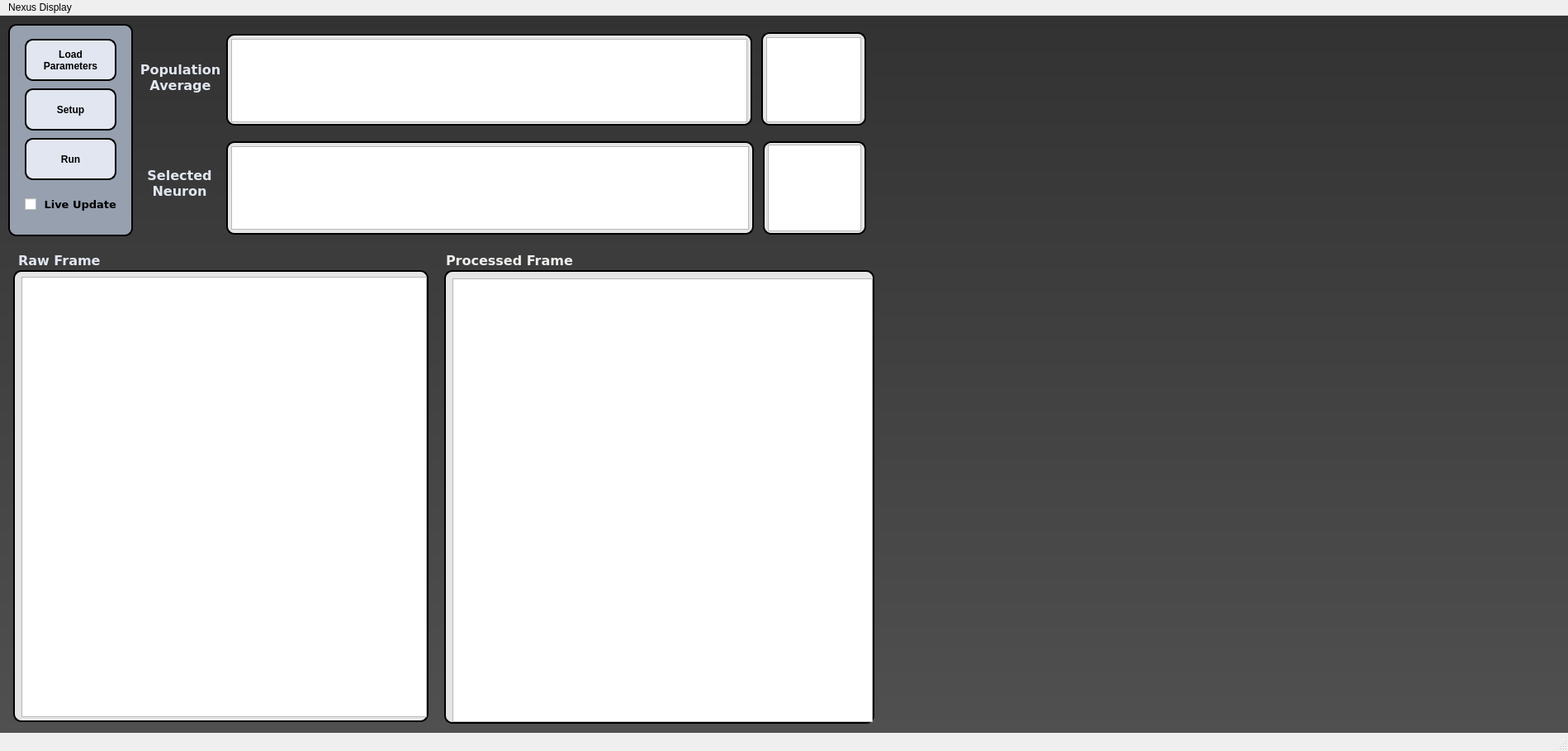
<?xml version="1.0" encoding="UTF-8"?>
<ui version="4.0">
 <class>MainWindow</class>
 <widget class="QMainWindow" name="MainWindow">
  <property name="geometry">
   <rect>
    <x>0</x>
    <y>0</y>
    <width>1899</width>
    <height>909</height>
   </rect>
  </property>
  <property name="windowTitle">
   <string>MainWindow</string>
  </property>
  <property name="styleSheet">
   <string notr="true">QMainWindow { background-color: 'blue'; }</string>
  </property>
  <widget class="QWidget" name="centralwidget">
   <property name="styleSheet">
    <string notr="true">#centralwidget { background-color: qlineargradient(spread:pad, x1:0, y1:0, x2:0, y2:1, stop:0 rgb(50, 50, 50), stop:1 rgba(80, 80, 80, 255)); }
#checkBox {color: black}
#label_2 {color: rgb(225, 230, 240)}
#label_3 {color: rgb(225, 230, 240)}
#label_4 {color: rgb(225, 230, 240)}
#label_5 {color: rgb(225, 230, 240)}
#frame {background-color: rgb(150, 160, 175);
border-style: outset;
border-width: 2px;
border-radius: 10px;
border-color: black;
padding: 6px}
#frame_3 {background-color: rgb(170, 185, 200);
border-style: outset;
border-width: 2px;
border-radius: 10px;
border-color: black;
padding: 6px}
#frame_2 {background: rgb(229, 229, 229);
border-style: outset;
border-width: 2px;
border-radius: 10px;
border-color: black;
padding: 1px}
#frame_4 {background: rgb(170, 185, 200);
border-style: outset;
border-width: 2px;
border-radius: 10px;
border-color: black;
padding: 1px}
#frame_5 {background: rgb(229, 229, 229);
border-style: outset;
border-width: 2px;
border-radius: 10px;
border-color: black;
padding: 6px}
#frame_6 {background: rgb(229, 229, 229);
border-style: outset;
border-width: 2px;
border-radius: 10px;
border-color: black;
padding: 6px}
#frame_8 {background: rgb(229, 229, 229);
border-style: outset;
border-width: 2px;
border-radius: 10px;
border-color: black;
padding: 6px}
#frame_7 {background: rgb(229, 229, 229);
border-style: outset;
border-width: 2px;
border-radius: 10px;
border-color: black;
padding: 6px}
#frame_9 {background: rgb(229, 229, 229);
border-style: outset;
border-width: 2px;
border-radius: 10px;
border-color: black;
padding: 0px}
#frame_10 {background: rgb(229, 229, 229);
border-style: outset;
border-width: 2px;
border-radius: 10px;
border-color: black;
padding: 6px}
#pushButton {
background-color: rgb(225, 230, 240);
color: black;
font: bold;
border-style: outset;
border-width: 2px;
border-radius: 10px;
border-color: black;
padding: 6px
}
#pushButton_2 {
background-color: rgb(225, 230, 240);
color: black;
font: bold;
border-style: outset;
border-width: 2px;
border-radius: 10px;
border-color: black;
padding: 6px
}
#pushButton_3 {
background-color: rgb(225, 230, 240);
color: black;
font: bold;
border-style: outset;
border-width: 2px;
border-radius: 10px;
border-color: black;
padding: 6px
}
#pushButton_4 {
background-color: rgb(200, 140, 140);
color: black;
font: bold;
border-style: outset;
border-width: 2px;
border-radius: 10px;
border-color: black;
padding: 6px
}</string>
   </property>
   <widget class="QFrame" name="frame_2">
    <property name="geometry">
     <rect>
      <x>16</x>
      <y>308</y>
      <width>503</width>
      <height>547</height>
     </rect>
    </property>
    <property name="frameShape">
     <enum>QFrame::StyledPanel</enum>
    </property>
    <property name="frameShadow">
     <enum>QFrame::Raised</enum>
    </property>
    <widget class="ImageView" name="rawplot">
     <property name="geometry">
      <rect>
       <x>10</x>
       <y>8</y>
       <width>491</width>
       <height>533</height>
      </rect>
     </property>
    </widget>
   </widget>
   <widget class="QFrame" name="frame">
    <property name="geometry">
     <rect>
      <x>10</x>
      <y>10</y>
      <width>151</width>
      <height>257</height>
     </rect>
    </property>
    <property name="frameShape">
     <enum>QFrame::StyledPanel</enum>
    </property>
    <property name="frameShadow">
     <enum>QFrame::Raised</enum>
    </property>
    <widget class="QPushButton" name="pushButton">
     <property name="geometry">
      <rect>
       <x>20</x>
       <y>18</y>
       <width>111</width>
       <height>51</height>
      </rect>
     </property>
     <property name="text">
      <string>Load
Parameters</string>
     </property>
    </widget>
    <widget class="QPushButton" name="pushButton_2">
     <property name="geometry">
      <rect>
       <x>20</x>
       <y>78</y>
       <width>111</width>
       <height>51</height>
      </rect>
     </property>
     <property name="text">
      <string>Setup</string>
     </property>
    </widget>
    <widget class="QPushButton" name="pushButton_3">
     <property name="geometry">
      <rect>
       <x>20</x>
       <y>138</y>
       <width>111</width>
       <height>51</height>
      </rect>
     </property>
     <property name="text">
      <string>Run</string>
     </property>
    </widget>
    <widget class="QCheckBox" name="checkBox">
     <property name="geometry">
      <rect>
       <x>20</x>
       <y>198</y>
       <width>117</width>
       <height>41</height>
      </rect>
     </property>
     <property name="font">
      <font>
       <family>DejaVu Sans</family>
       <pointsize>10</pointsize>
       <weight>75</weight>
       <bold>true</bold>
      </font>
     </property>
     <property name="text">
      <string> Live Update</string>
     </property>
    </widget>
   </widget>
   <widget class="QFrame" name="frame_5">
    <property name="geometry">
     <rect>
      <x>538</x>
      <y>308</y>
      <width>521</width>
      <height>549</height>
     </rect>
    </property>
    <property name="frameShape">
     <enum>QFrame::StyledPanel</enum>
    </property>
    <property name="frameShadow">
     <enum>QFrame::Raised</enum>
    </property>
    <widget class="ImageView" name="rawplot_2">
     <property name="geometry">
      <rect>
       <x>10</x>
       <y>10</y>
       <width>509</width>
       <height>537</height>
      </rect>
     </property>
    </widget>
   </widget>
   <widget class="QLabel" name="label_2">
    <property name="geometry">
     <rect>
      <x>158</x>
      <y>38</y>
      <width>121</width>
      <height>73</height>
     </rect>
    </property>
    <property name="font">
     <font>
      <family>DejaVu Sans</family>
      <pointsize>12</pointsize>
      <weight>75</weight>
      <bold>true</bold>
     </font>
    </property>
    <property name="text">
     <string>Population
Average</string>
    </property>
    <property name="alignment">
     <set>Qt::AlignCenter</set>
    </property>
   </widget>
   <widget class="QLabel" name="label_3">
    <property name="geometry">
     <rect>
      <x>168</x>
      <y>150</y>
      <width>99</width>
      <height>105</height>
     </rect>
    </property>
    <property name="font">
     <font>
      <family>DejaVu Sans</family>
      <pointsize>12</pointsize>
      <weight>75</weight>
      <bold>true</bold>
     </font>
    </property>
    <property name="text">
     <string>Selected
Neuron</string>
    </property>
    <property name="alignment">
     <set>Qt::AlignCenter</set>
    </property>
   </widget>
   <widget class="QLabel" name="label_4">
    <property name="geometry">
     <rect>
      <x>22</x>
      <y>286</y>
      <width>131</width>
      <height>21</height>
     </rect>
    </property>
    <property name="font">
     <font>
      <family>DejaVu Sans</family>
      <pointsize>12</pointsize>
      <weight>75</weight>
      <bold>true</bold>
     </font>
    </property>
    <property name="text">
     <string>Raw Frame</string>
    </property>
   </widget>
   <widget class="QLabel" name="label_5">
    <property name="geometry">
     <rect>
      <x>540</x>
      <y>286</y>
      <width>201</width>
      <height>21</height>
     </rect>
    </property>
    <property name="font">
     <font>
      <family>DejaVu Sans</family>
      <pointsize>12</pointsize>
      <weight>75</weight>
      <bold>true</bold>
     </font>
    </property>
    <property name="text">
     <string>&lt;html&gt;&lt;head/&gt;&lt;body&gt;&lt;p&gt;&lt;span style=&quot; color:#eeeeec;&quot;&gt;Processed Frame&lt;/span&gt;&lt;/p&gt;&lt;/body&gt;&lt;/html&gt;</string>
    </property>
   </widget>
   <widget class="QFrame" name="frame_6">
    <property name="geometry">
     <rect>
      <x>274</x>
      <y>22</y>
      <width>637</width>
      <height>111</height>
     </rect>
    </property>
    <property name="frameShape">
     <enum>QFrame::StyledPanel</enum>
    </property>
    <property name="frameShadow">
     <enum>QFrame::Raised</enum>
    </property>
    <widget class="PlotWidget" name="grplot">
     <property name="geometry">
      <rect>
       <x>6</x>
       <y>6</y>
       <width>625</width>
       <height>101</height>
      </rect>
     </property>
    </widget>
   </widget>
   <widget class="QFrame" name="frame_7">
    <property name="geometry">
     <rect>
      <x>922</x>
      <y>20</y>
      <width>127</width>
      <height>113</height>
     </rect>
    </property>
    <property name="frameShape">
     <enum>QFrame::StyledPanel</enum>
    </property>
    <property name="frameShadow">
     <enum>QFrame::Raised</enum>
    </property>
    <widget class="PlotWidget" name="grplot_3">
     <property name="geometry">
      <rect>
       <x>6</x>
       <y>6</y>
       <width>115</width>
       <height>103</height>
      </rect>
     </property>
    </widget>
   </widget>
   <widget class="QFrame" name="frame_8">
    <property name="geometry">
     <rect>
      <x>274</x>
      <y>152</y>
      <width>639</width>
      <height>113</height>
     </rect>
    </property>
    <property name="frameShape">
     <enum>QFrame::StyledPanel</enum>
    </property>
    <property name="frameShadow">
     <enum>QFrame::Raised</enum>
    </property>
    <widget class="PlotWidget" name="grplot_2">
     <property name="geometry">
      <rect>
       <x>6</x>
       <y>6</y>
       <width>627</width>
       <height>101</height>
      </rect>
     </property>
    </widget>
   </widget>
   <widget class="QFrame" name="frame_9">
    <property name="geometry">
     <rect>
      <x>924</x>
      <y>152</y>
      <width>125</width>
      <height>113</height>
     </rect>
    </property>
    <property name="frameShape">
     <enum>QFrame::StyledPanel</enum>
    </property>
    <property name="frameShadow">
     <enum>QFrame::Raised</enum>
    </property>
    <widget class="PlotWidget" name="grplot_4">
     <property name="geometry">
      <rect>
       <x>6</x>
       <y>4</y>
       <width>113</width>
       <height>105</height>
      </rect>
     </property>
    </widget>
   </widget>
   <widget class="QLabel" name="dir_icon">
    <property name="geometry">
     <rect>
      <x>184</x>
      <y>106</y>
      <width>67</width>
      <height>65</height>
     </rect>
    </property>
    <property name="text">
     <string/>
    </property>
   </widget>
  </widget>
  <widget class="QMenuBar" name="menubar">
   <property name="geometry">
    <rect>
     <x>0</x>
     <y>0</y>
     <width>1899</width>
     <height>20</height>
    </rect>
   </property>
   <widget class="QMenu" name="menuRASP_Display">
    <property name="title">
     <string>Nexus Display</string>
    </property>
   </widget>
   <addaction name="menuRASP_Display"/>
  </widget>
  <widget class="QStatusBar" name="statusbar"/>
 </widget>
 <customwidgets>
  <customwidget>
   <class>PlotWidget</class>
   <extends>QGraphicsView</extends>
   <header>pyqtgraph</header>
  </customwidget>
  <customwidget>
   <class>ImageView</class>
   <extends>QGraphicsView</extends>
   <header>pyqtgraph.h</header>
  </customwidget>
 </customwidgets>
 <resources/>
 <connections/>
 <designerdata>
  <property name="gridDeltaX">
   <number>2</number>
  </property>
  <property name="gridDeltaY">
   <number>2</number>
  </property>
  <property name="gridSnapX">
   <bool>true</bool>
  </property>
  <property name="gridSnapY">
   <bool>true</bool>
  </property>
  <property name="gridVisible">
   <bool>false</bool>
  </property>
 </designerdata>
</ui>
